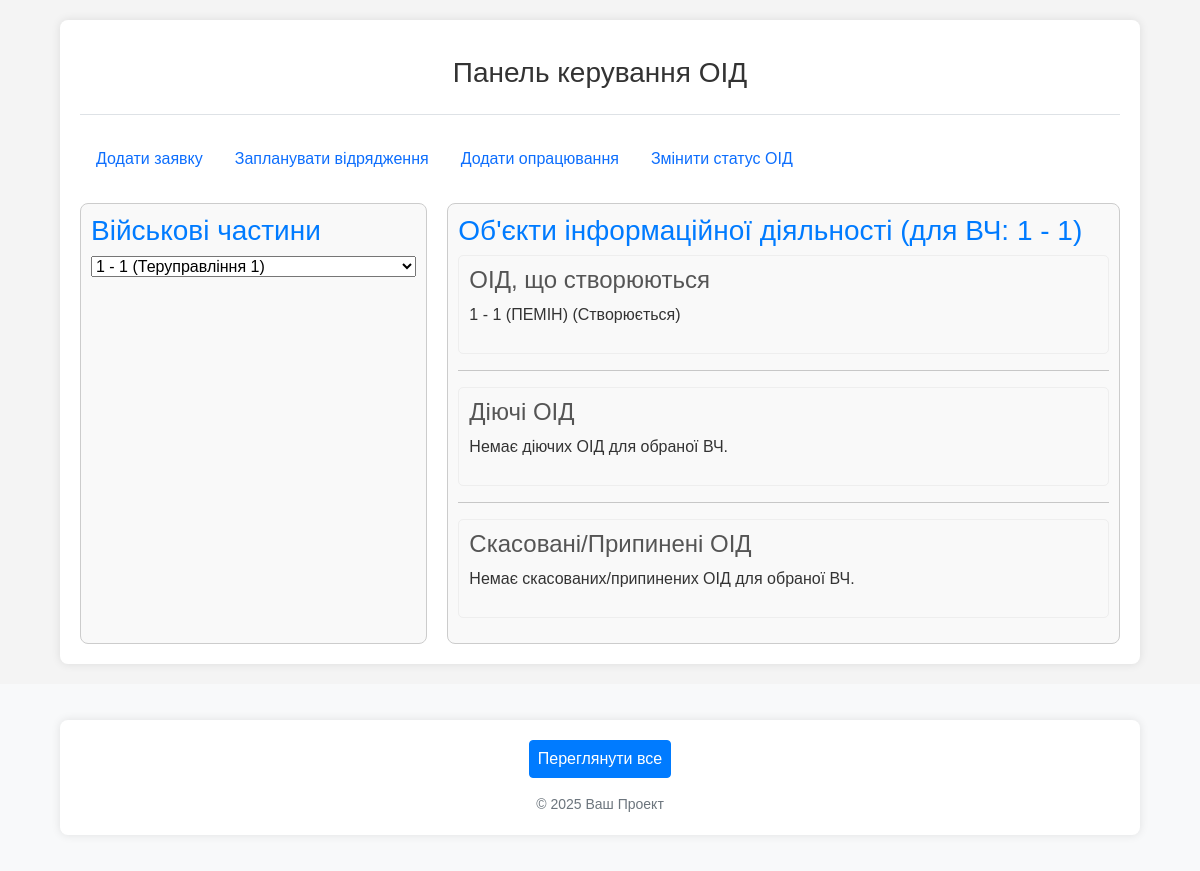
Before: /oids/?unit=16 with the older database file.
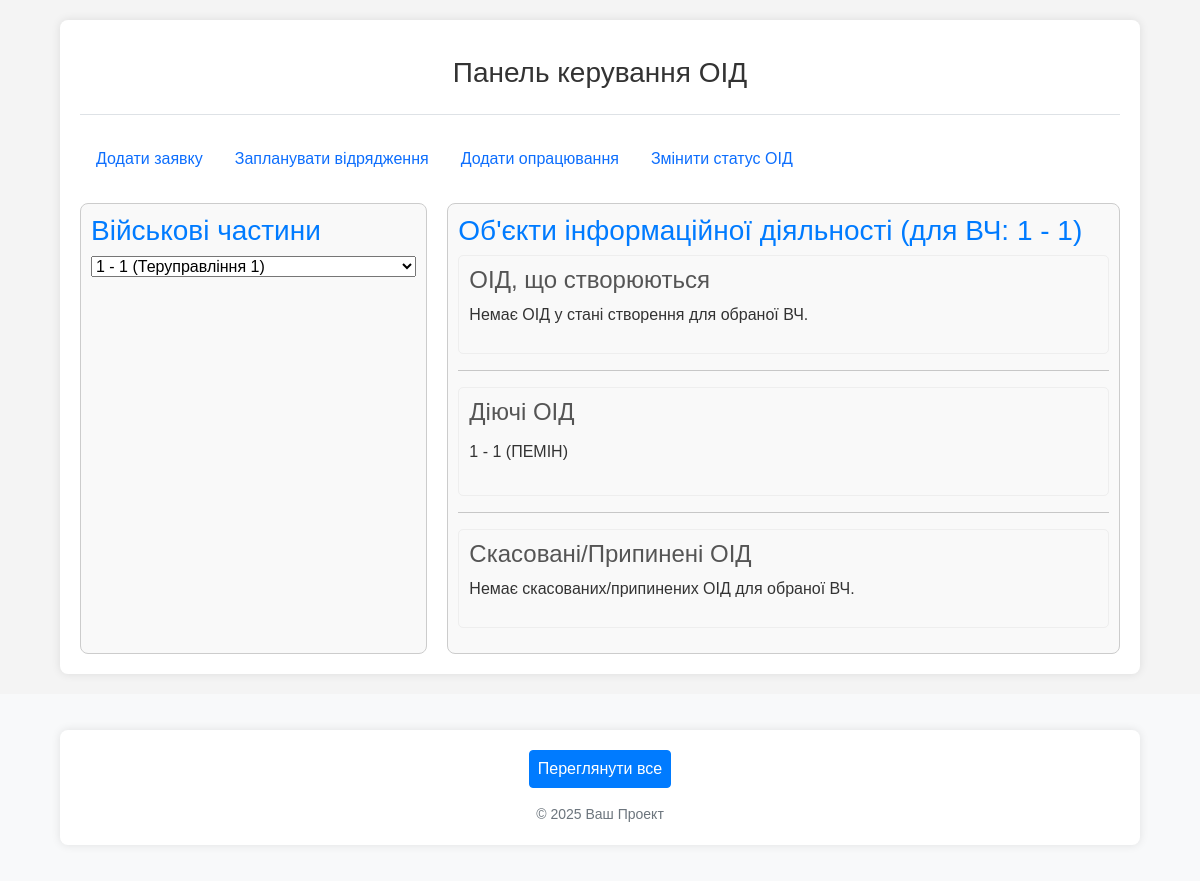
After: the same page with the newer database file.
### oids/models.py (models this page shows, shortened)
class OID(models.Model):
    unit = models.ForeignKey(
        Unit,
        on_delete=models.CASCADE,
        verbose_name="Військова частина",
        related_name='oids' # Дозволить отримати всі ОІД для частини: `unit_instance.oids.all()`
    )
    oid_type = models.CharField(max_length=10, choices=OIDTypeChoices.choices, verbose_name="Тип ОІД")
    cipher = models.CharField(max_length=100, verbose_name="Шифр ОІД", unique=True) # Додав шифр, як вказано в описі
    sec_level = models.CharField(max_length=15, choices=SecLevelChoices.choices, verbose_name="Гриф")
    full_name = models.CharField(max_length=255, verbose_name="Повна назва ОІД", blank=True, null=True) # Змінив name на full_name
    room = models.CharField(max_length=255, verbose_name="Приміщення №")
    status = models.CharField(max_length=30, choices=OIDStatusChoices.choices, default=OIDStatusChoices.NEW, verbose_name="Поточний стан ОІД")
    note = models.TextField(verbose_name="Примітка", blank=True, null=True)
    created_at = models.DateTimeField(auto_now_add=True, verbose_name="Дата створення запису")
    updated_at = models.DateTimeField(auto_now=True, verbose_name="Дата останнього оновлення")
    class Meta:
        verbose_name = "Об’єкт інформаційної діяльності (ОІД)"
        verbose_name_plural = "Об’єкти інформаційної діяльності (ОІД)"

### oids/views.py (the view)
# urls.py: path('', main_dashboard, name='home'),  # ⬅ Головна сторінка
def main_dashboard(request):
    try:
        add_request_url = reverse('oids:add_work_request_view_name')
        plan_trip_url = reverse('oids:plan_trip_view_name')
        add_document_processing_url = reverse('oids:add_document_processing_view_name')
    except Exception:
        add_request_url, plan_trip_url, add_document_processing_url = '#', '#', '#'
    all_units = Unit.objects.select_related('territorial_management').order_by('name')
    selected_unit_id_str = request.GET.get('unit')
    selected_unit_object = None
    oids_creating_list = []
    oids_active_list = []
    oids_cancelled_list = []
    if selected_unit_id_str:
        try:
            selected_unit_id = int(selected_unit_id_str)
            selected_unit_object = Unit.objects.get(pk=selected_unit_id)
            oids_for_selected_unit = OID.objects.filter(unit_id=selected_unit_id)\
                                              .select_related('unit')\
                                              .order_by('cipher')
            for oid_instance in oids_for_selected_unit:
                oid_item_data = {
                    'id': oid_instance.id,
                    'cipher': oid_instance.cipher,
                    'full_name': oid_instance.full_name or oid_instance.unit.city,
                    'oid_type_display': oid_instance.get_oid_type_display(),
                    'status_display': oid_instance.get_status_display(),
                    'detail_url': reverse('oids:oid_detail_view_name', args=[oid_instance.id])
                }
                if oid_instance.status in [OIDStatusChoices.NEW, OIDStatusChoices.RECEIVED_REQUEST, OIDStatusChoices.RECEIVED_TZ]:
                    oids_creating_list.append(oid_item_data)
                elif oid_instance.status == OIDStatusChoices.ACTIVE:
                    oid_item_data['ik_expiration_date'] = get_last_document_expiration_date(oid_instance, 'Висновок', WorkTypeChoices.IK)
                    oid_item_data['attestation_expiration_date'] = get_last_document_expiration_date(oid_instance, 'Акт атестації', WorkTypeChoices.ATTESTATION)
                    oid_item_data['prescription_expiration_date'] = get_last_document_expiration_date(oid_instance, 'Припис')
                    oids_active_list.append(oid_item_data)
                elif oid_instance.status in [OIDStatusChoices.CANCELED, OIDStatusChoices.TERMINATED]:
                    oids_cancelled_list.append(oid_item_data)
        except (ValueError, Unit.DoesNotExist):
            selected_unit_object = None
    context = {
        'add_request_url': add_request_url,
        'plan_trip_url': plan_trip_url,
        'add_document_processing_url': add_document_processing_url,
        'all_units': all_units,
        'selected_unit_id': selected_unit_id_str, # Передаємо рядок для порівняння в шаблоні
        'selected_unit_object': selected_unit_object,
        'oids_creating': oids_creating_list,
        'oids_active': oids_active_list,
        'oids_cancelled': oids_cancelled_list,
    }
    return render(request, 'oids/main_dashboard.html', context)

### oids/views.py (called while the page is built, shortened)
def get_last_document_expiration_date(oid_instance, document_name_keyword, work_type_choice=None):
    try:
        doc_type_filters = Q(name__icontains=document_name_keyword)
        if work_type_choice:
            doc_type_filters &= Q(work_type=work_type_choice)
        relevant_doc_type_qs = DocumentType.objects.filter(doc_type_filters)
        if not relevant_doc_type_qs.exists():
            return None
    except Exception as e:
        print(f"Помилка get_last_document_expiration_date для ОІД {oid_instance.cipher if oid_instance else 'N/A'} ({document_name_keyword}): {e}")
        return None

### oids/templates/oids/main_dashboard.html (shortened to what this page needs)
{% extends "oids/base.html" %}
{% load static %}
{% block content %}
<div class="dashboard-columns" style="display: flex; gap: 20px;">
    <div class="column" style="flex: 1; border: 1px solid #ccc; padding: 10px;">
        <h3>Військові частини</h3>
        <form method="get" action="{% url 'oids:main_dashboard' %}" id="unitFilterFormMain">
            <select name="unit" id="id_unit_filter" class="select2" style="width: 100%;"
                    onchange="this.form.submit();"
                    data-placeholder="Оберіть ВЧ для фільтрації...">
                {% for unit_obj in all_units %}
                    <option value="{{ unit_obj.id }}" {% if unit_obj.id|stringformat:"s" == selected_unit_id %}selected{% endif %}>
                        {{ unit_obj.code }} - {{ unit_obj.name|default:unit_obj.city }} ({{ unit_obj.territorial_management.name|default:"ТУ не вказано" }})
                    </option>
                {% endfor %}
            </select>
        </form>
    </div>
    <div class="column column-oids" style="flex: 2; border: 1px solid #ccc; padding: 10px;">
        <h3>
            Об'єкти інформаційної діяльності
            <span>
                {% if selected_unit_object %}
                    (для ВЧ: {{ selected_unit_object.code }} - {{ selected_unit_object.name|default:selected_unit_object.city }})
                {% elif selected_unit_id %}
                    (для обраної ВЧ)
                {% else %}
                    (Оберіть ВЧ для відображення ОІД)
                {% endif %}
            </span>
        </h3>
        {% if selected_unit_id %}
            <div class="oid-list-section">
                <h4>ОІД, що створюються</h4>
                <ul id="oidsCreatingList">
                    {% for oid_data in oids_creating %}
                        <li>
                            <a href="{{ oid_data.detail_url }}">{{ oid_data.cipher }} - {{ oid_data.full_name }} ({{ oid_data.oid_type_display }})</a>
                            <span>({{ oid_data.status_display }})</span>
                        </li>
                    {% empty %}
                        <li>Немає ОІД у стані створення для обраної ВЧ.</li>
                    {% endfor %}
                </ul>
            </div>
            <hr>
            <div class="oid-list-section">
                <h4>Діючі ОІД</h4>
                <ul id="oidsActiveList">
                    {% for oid_data in oids_active %}
                        <li class="oid-item">
                            <a href="{{ oid_data.detail_url }}">{{ oid_data.cipher }} - {{ oid_data.full_name }} ({{ oid_data.oid_type_display }})</a>
                        </li>
                    {% empty %}
                        <li>Немає діючих ОІД для обраної ВЧ.</li>
                    {% endfor %}
                </ul>
            </div>
            <hr>
            <div class="oid-list-section">
                <h4>Скасовані/Припинені ОІД</h4>
                <ul id="oidsCancelledList">
                    {% for oid_data in oids_cancelled %}
                        <li>
                            <a href="{{ oid_data.detail_url }}">{{ oid_data.cipher }} - {{ oid_data.full_name }} ({{ oid_data.oid_type_display }})</a>
                            <span>({{ oid_data.status_display }})</span>
                        </li>
                    {% empty %}
                        <li>Немає скасованих/припинених ОІД для обраної ВЧ.</li>
                    {% endfor %}
                </ul>
            </div>
        {% elif not selected_unit_id %}
             <p>Будь ласка, оберіть військову частину для відображення списку ОІД.</p>
        {% endif %}
    </div>
</div>
{% endblock %}

Changed rows visible on the page:
no longer on this page (row edited): OID: cipher "1", full_name "1", oid_type_display "ПЕМІН", status_display "Створюється"
Other visible differences:
text no longer shown: "Немає діючих ОІД для обраної ВЧ."
text now shown: "Немає ОІД у стані створення для обраної ВЧ."
new list line: "1 - 1 ( ПЕМІН )"
